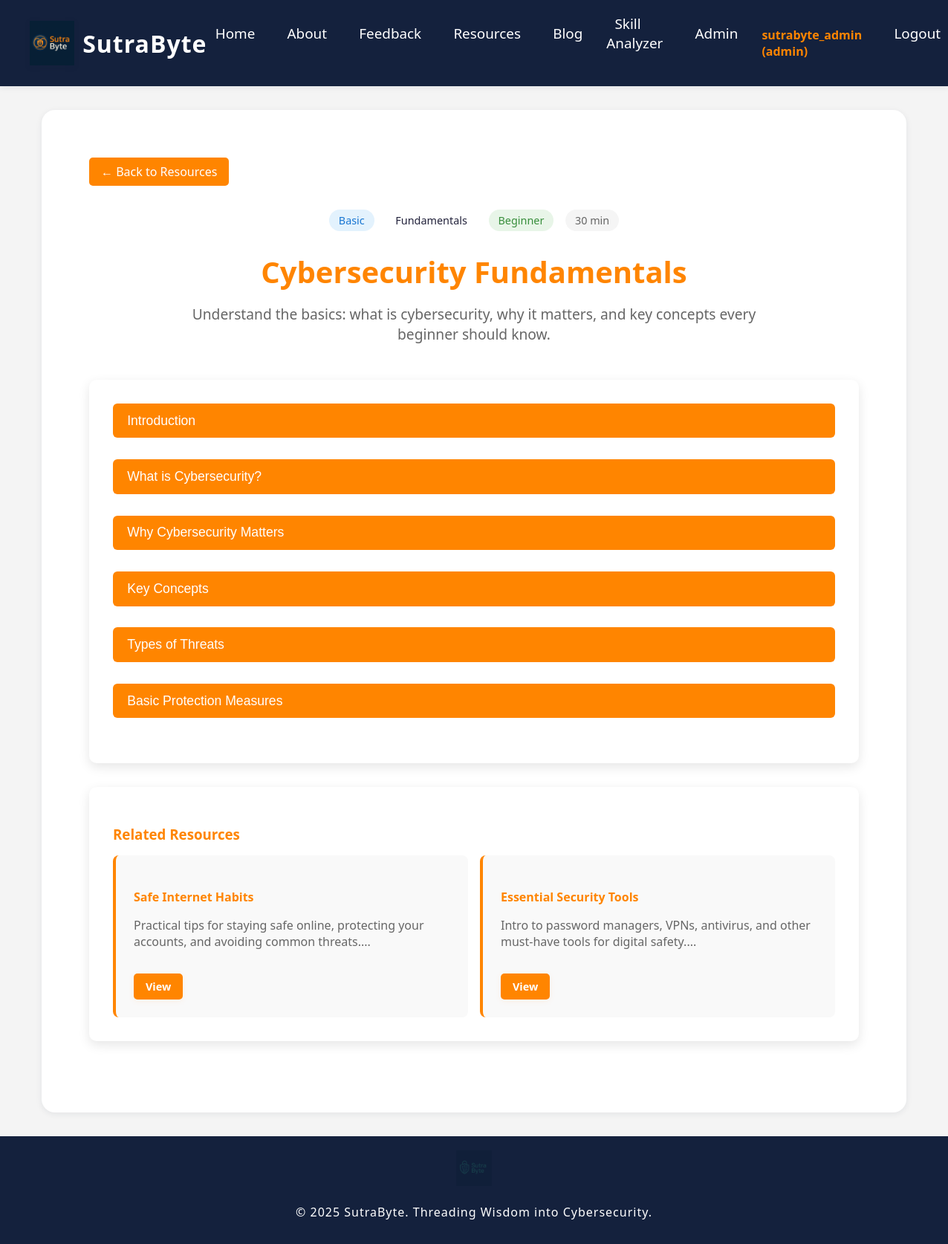
/resource/1 (signed in), run on the app's committed database.
### app.py (models this page shows, shortened)
class User(db.Model, UserMixin):
    id = db.Column(db.Integer, primary_key=True)
    username = db.Column(db.String(80), unique=True, nullable=False)
    email = db.Column(db.String(120), unique=True, nullable=False)
    password_hash = db.Column(db.String(128), nullable=False)
    role = db.Column(db.String(20), nullable=False, default='student')
    registered_on = db.Column(db.DateTime, default=datetime.utcnow)
    skills = db.relationship('UserSkill', backref='user', lazy=True)
    experience = db.Column(db.Integer, default=0)  # Years of experience
    used = db.Column(db.Boolean, default=False)  # New: track if pre-generated user is assigned
    plain_password = db.Column(db.String(64), nullable=True)  # Store generated password for display

class Resource(db.Model):
    id = db.Column(db.Integer, primary_key=True)
    title = db.Column(db.String(200), nullable=False)
    description = db.Column(db.Text)
    category = db.Column(db.String(50), nullable=False)  # 'basic', 'advanced', 'quiz', 'challenge'
    subsection = db.Column(db.String(100), nullable=False)  # e.g., 'fundamentals', 'tools', 'practices'
    difficulty = db.Column(db.String(20))  # 'beginner', 'intermediate', 'advanced'
    duration = db.Column(db.String(50))  # e.g., '30 min', '2 hours', '45 days'
    content = db.Column(db.Text)  # Detailed content for the resource
    external_url = db.Column(db.String(500))  # Optional external link
    created_at = db.Column(db.DateTime, default=datetime.utcnow)
    is_active = db.Column(db.Boolean, default=True)

### app.py (the view)
@app.route('/resource/<int:resource_id>')
@login_required
def resource_detail(resource_id):
    resource = Resource.query.get_or_404(resource_id)
    return render_template('resource_detail.html', resource=resource)

### templates/resource_detail.html (shortened to what this page needs)
{% extends 'base.html' %}
{% block content %}
<div class="resource-detail-container">
    <div class="back-button">
        <a href="{{ url_for('resources') }}" class="btn-back">
            ← Back to Resources
        </a>
    </div>
    <div class="resource-header">
        <div class="resource-meta">
            <span class="category-badge {{ resource.category }}">{{ resource.category|title }}</span>
            <span class="subsection-badge">{{ resource.subsection|title }}</span>
            <span class="difficulty-badge {{ resource.difficulty }}">{{ resource.difficulty|title }}</span>
            <span class="duration-badge">{{ resource.duration }}</span>
        </div>
        <h1>{{ resource.title }}</h1>
        <p class="resource-description">{{ resource.description }}</p>
    </div>
    <div class="resource-content">
        {% if resource.title == '45 Days of Cybersecurity Challenge' %}
            {% set medium_links = [
                'http://vinayak15.medium.com/%EF%B8%8F-day-1-introduction-to-cybersecurity-45-days-of-cybersecurity-with-sutrabyte-400e5131d0c5',
                'https://vinayak15.medium.com/%EF%B8%8F-45-days-of-cybersecurity-day-2-networking-basics-0d8eb8511205',
                'https://vinayak15.medium.com/%EF%B8%8F-45-days-of-cybersecurity-day-3-osi-tcp-ip-models-demystified-e86fc9478282',
                'https://vinayak15.medium.com/%EF%B8%8F-45-days-of-cybersecurity-day-4-subnetting-ip-addressing-made-simple-ce4e1b53bcd5',
                'https://medium.com/@yourprofile/unique-link-for-day-5',
                'https://medium.com/@yourprofile/unique-link-for-day-6',
                'https://medium.com/@yourprofile/unique-link-for-day-7',
                'https://medium.com/@yourprofile/unique-link-for-day-8',
                'https://medium.com/@yourprofile/unique-link-for-day-9',
                'https://medium.com/@yourprofile/unique-link-for-day-10',
                'https://medium.com/@yourprofile/unique-link-for-day-11',
                'https://medium.com/@yourprofile/unique-link-for-day-12',
                'https://medium.com/@yourprofile/unique-link-for-day-13',
                'https://medium.com/@yourprofile/unique-link-for-day-14',
                'https://medium.com/@yourprofile/unique-link-for-day-15',
                'https://medium.com/@yourprofile/unique-link-for-day-16',
                'https://medium.com/@yourprofile/unique-link-for-day-17',
                'https://medium.com/@yourprofile/unique-link-for-day-18',
                'https://medium.com/@yourprofile/unique-link-for-day-19',
                'https://medium.com/@yourprofile/unique-link-for-day-20',
                'https://medium.com/@yourprofile/unique-link-for-day-21',
                'https://medium.com/@yourprofile/unique-link-for-day-22',
                'https://medium.com/@yourprofile/unique-link-for-day-23',
                'https://medium.com/@yourprofile/unique-link-for-day-24',
                'https://medium.com/@yourprofile/unique-link-for-day-25',
                'https://medium.com/@yourprofile/unique-link-for-day-26',
                'https://medium.com/@yourprofile/unique-link-for-day-27',
                'https://medium.com/@yourprofile/unique-link-for-day-28',
                'https://medium.com/@yourprofile/unique-link-for-day-29',
                'https://medium.com/@yourprofile/unique-link-for-day-30',
                'https://medium.com/@yourprofile/unique-link-for-day-31',
                'https://medium.com/@yourprofile/unique-link-for-day-32',
                'https://medium.com/@yourprofile/unique-link-for-day-33',
                'https://medium.com/@yourprofile/unique-link-for-day-34',
                'https://medium.com/@yourprofile/unique-link-for-day-35',
                'https://medium.com/@yourprofile/unique-link-for-day-36',
                'https://medium.com/@yourprofile/unique-link-for-day-37',
                'https://medium.com/@yourprofile/unique-link-for-day-38',
                'https://medium.com/@yourprofile/unique-link-for-day-39',
                'https://medium.com/@yourprofile/unique-link-for-day-40',
                'https://medium.com/@yourprofile/unique-link-for-day-41',
                'https://medium.com/@yourprofile/unique-link-for-day-42',
                'https://medium.com/@yourprofile/unique-link-for-day-43',
                'https://medium.com/@yourprofile/unique-link-for-day-44',
                'https://medium.com/@yourprofile/unique-link-for-day-45',
            ] %}
            <div id="challenge-start-section">
                <div class="quiz-actions" id="show-content-btn">
                    <button class="btn btn-primary" onclick="showChallengeTabs()">Start Challenge</button>
                </div>
            </div>
            <div id="challenge-tabs-section" style="display:none;">
                <div class="challenge-tabs-container">
                    <div class="tabs">
                        {% for day in range(1, 46) %}
                            <button class="tab-btn" onclick="showDayContent({{ day }})" id="tab-btn-{{ day }}">Day {{ day }}</button>
                        {% endfor %}
                    </div>
                    <div class="tab-content" id="tab-content">
                        <div id="day-content-placeholder" style="text-align:center; margin-top:2rem;">
                            <p>Select a day to view the Medium blog link.</p>
                        </div>
                        {% for day in range(1, 46) %}
                        <div id="day-content-{{ day }}" class="day-content" style="display:none; text-align:center; margin-top:2rem;">
                            <h3>Day {{ day }}</h3>
                            <a href="{{ medium_links[day-1] }}" target="_blank" class="btn btn-external">Read on Medium</a>
                        </div>
                        {% endfor %}
                    </div>
                </div>
            </div>
            <script>
            function showChallengeTabs() {
                document.getElementById('challenge-start-section').style.display = 'none';
                document.getElementById('challenge-tabs-section').style.display = 'block';
            }
            function showDayContent(day) {
                for (let i = 1; i <= 45; i++) {
                    document.getElementById('day-content-' + i).style.display = 'none';
                    document.getElementById('tab-btn-' + i).classList.remove('active-tab');
                }
                document.getElementById('day-content-placeholder').style.display = 'none';
                document.getElementById('day-content-' + day).style.display = 'block';
                document.getElementById('tab-btn-' + day).classList.add('active-tab');
            }
            </script>
            <style>
            .challenge-tabs-container { margin: 2rem 0; }
            .tabs { display: flex; flex-wrap: wrap; gap: 0.5rem; justify-content: center; }
            .tab-btn { padding: 0.5rem 1rem; border: none; background: #f5f5f5; color: #333; border-radius: 5px; cursor: pointer; transition: background 0.2s; font-size: 1rem; }
            .tab-btn.active-tab, .tab-btn:hover { background: var(--saffron); color: white; }
            .tab-content { margin-top: 1.5rem; }
            </style>
        {% else %}
            {% if resource.category == 'quiz' %}
                <form id="quiz-form" class="quiz-form"></form>
                <div style="margin-top:1.5rem;">
                    <button class="btn btn-primary" onclick="checkQuizAnswers(event)">Check Answers</button>
                </div>
                <script>
                // Parse quiz Markdown and render as interactive quiz
                const quizMarkdown = `{{ resource.content|replace('`', '\`')|replace('\n', '\\n') }}`;
                function parseQuizMarkdown(md) {
                    const questions = [];
                    const lines = md.split(/\r?\n/);
                    let q = null;
                    lines.forEach(line => {
                        if (line.match(/^#+\s*\d+\./)) {
                            if (q) questions.push(q);
                            q = { question: line.replace(/^#+\s*\d+\.\s*/, ''), options: [], answer: null };
                        } else if (/^[A-D]\)/.test(line)) {
                            q.options.push(line.replace(/^([A-D])\)\s*/, '$1|'));
                        } else if (/^\*\*Answer:\*\*\s*([A-D])/.test(line)) {
                            q.answer = line.match(/^\*\*Answer:\*\*\s*([A-D])/)[1];
                        }
                    });
                    if (q) questions.push(q);
                    return questions;
                }
                function renderQuiz() {
                    const questions = parseQuizMarkdown(quizMarkdown);
                    const form = document.getElementById('quiz-form');
                    form.innerHTML = '';
                    questions.forEach((q, i) => {
                        const qDiv = document.createElement('div');
                        qDiv.className = 'quiz-question';
                        qDiv.innerHTML = `<div class='quiz-q-title'><b>Q${i+1}:</b> ${q.question}</div>`;
                        q.options.forEach(opt => {
                            const [letter, text] = opt.split('|');
                            const optId = `q${i}_opt${letter}`;
                            qDiv.innerHTML += `<label class='quiz-option'><input type='radio' name='q${i}' value='${letter}' id='${optId}'> ${letter}) ${text}</label><br>`;
                        });
                        qDiv.innerHTML += `<div class='quiz-feedback' id='feedback${i}'></div>`;
                        form.appendChild(qDiv);
                    });
                    window.quizAnswers = questions.map(q => q.answer);
                }
                function checkQuizAnswers(e) {
                    e.preventDefault();
                    const answers = window.quizAnswers;
                    let correct = 0;
                    answers.forEach((ans, i) => {
                        const selected = document.querySelector(`input[name='q${i}']:checked`);
                        const feedback = document.getElementById('feedback'+i);
                        if (!selected) {
                            feedback.innerHTML = '<span style="color:#ff8500;">No answer selected.</span>';
                            feedback.style.display = 'block';
                            return;
                        }
                        if (selected.value === ans) {
                            feedback.innerHTML = '<span style="color:green;">Correct!</span>';
                            correct++;
                        } else {
                            feedback.innerHTML = `<span style='color:red;'>Incorrect. Correct answer: ${ans}</span>`;
                        }
                        feedback.style.display = 'block';
                    });
                    if (answers.length > 0) {
                        alert(`You got ${correct} out of ${answers.length} correct!`);
                    }
                }
                renderQuiz();
                </script>
            {% else %}
                <div class="content-container" id="tutorial-content"></div>
            {% endif %}
        {% endif %}
    </div>
    <div class="related-resources">
        <h3>Related Resources</h3>
        <div class="related-grid">
            {% set related_resources = [] %}
            {% for r in resource.query.filter_by(category=resource.category, is_active=True).limit(3).all() %}
                {% if r.id != resource.id %}
                    {% set _ = related_resources.append(r) %}
                {% endif %}
            {% endfor %}
            {% for related in related_resources %}
            <div class="related-card">
                <h4>{{ related.title }}</h4>
                <p>{{ related.description[:100] }}...</p>
                <a href="{{ url_for('resource_detail', resource_id=related.id) }}" class="btn btn-small">View</a>
            </div>
            {% endfor %}
        </div>
    </div>
</div>
{% endblock %}

### templates/base.html (shortened to what this page needs)
<!DOCTYPE html>
<html lang="en">
<head>
    <link rel="stylesheet" href="{{ url_for('static', filename='style.css') }}">
    <link rel="stylesheet" href="https://cdnjs.cloudflare.com/ajax/libs/font-awesome/6.4.0/css/all.min.css">
</head>
<body>
    <header>
        <nav class="navbar">
            <a href="/" class="logo">
                <img src="{{ url_for('static', filename='sutra-byte-logo1.png') }}" alt="SutraByte Logo" height="60">
                <span>SutraByte</span>
            </a>
            <ul class="nav-links">
                <li><a href="/">Home</a></li>
                <li><a href="/about">About</a></li>
                <li><a href="/feedback">Feedback</a></li>
                {% if current_user.is_authenticated %}
                    <li><a href="/resources">Resources</a></li>
                    <li><a href="/blog">Blog</a></li>
                    <li><a href="{{ url_for('skill_analyzer') }}">Skill Analyzer</a></li>
                    {% if current_user.role == 'admin' %}
                        <li><a href="/admin">Admin</a></li>
                    {% endif %}
                    <li><span style="color:var(--saffron);font-weight:600;">{{ current_user.username }} ({{ current_user.role }})</span></li>
                    <li><a href="{{ url_for('logout') }}">Logout</a></li>
                {% else %}
                    <li><a href="{{ url_for('login') }}">Login</a></li>
                    <li><a href="{{ url_for('register') }}">Register</a></li>
                {% endif %}
            </ul>
        </nav>
    </header>
    <main>
        {% block content %}{% endblock %}
    </main>
    <footer>
        <div>
            <img src="{{ url_for('static', filename='sutra-byte-logo2.png') }}" alt="SutraByte Watermark Logo" height="48">
            <p>&copy; 2025 SutraByte. Threading Wisdom into Cybersecurity.</p>
        </div>
    </footer>
</body>
</html>

### data on the page
User: username "sutrabyte_admin", role "admin"
Resource: category "Basic", subsection "Fundamentals", difficulty "Beginner", duration "30 min", title "Cybersecurity Fundamentals", description "Understand the basics: what is cybersecurity, why it matters, and key concepts every beginner should know."
Resource: title "Safe Internet Habits", description "Practical tips for staying safe online, protecting your accounts, and avoiding common threats."
Resource: title "Essential Security Tools", description "Intro to password managers, VPNs, antivirus, and other must-have tools for digital safety."
